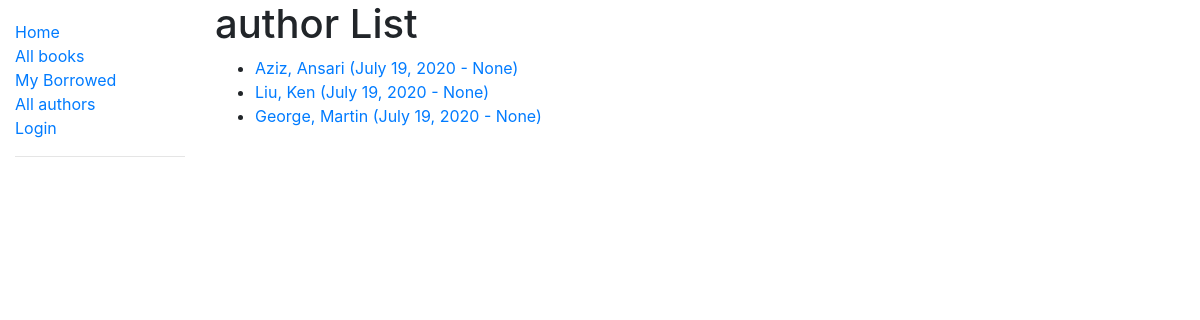
The app's page /catalog/authors/, older data.
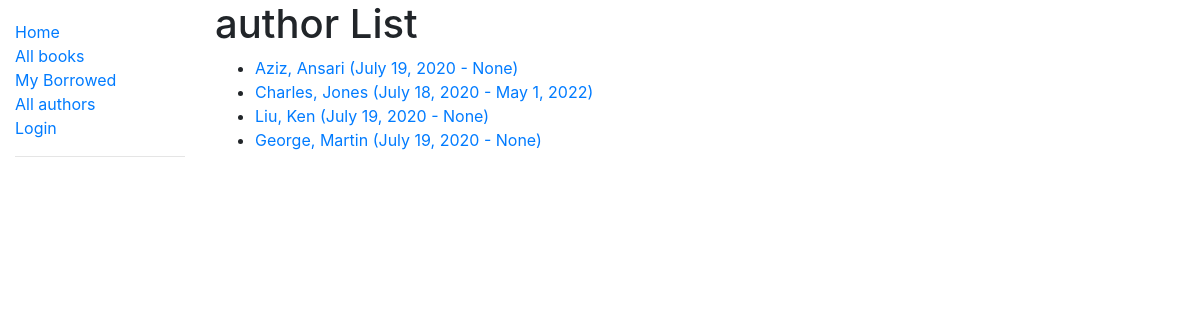
The same page, newer data.
### catalog/models.py (models this page shows, shortened)
class Author(models.Model):
    first_name = models.CharField(max_length=100)
    last_name = models.CharField(max_length=100)
    date_of_birth = models.DateField(null=True, blank=True)
    date_of_death = models.DateField('Died', null=True, blank=True)
    class Meta:
        ordering = ['last_name', 'first_name']
    def get_absolute_url(self):
        return reverse('author-detail', args=[str(self.id)])
    class Meta:
        ordering = ['last_name']

### catalog/views.py (the view)
# urls.py: path('authors/', views.AuthorListView.as_view(), name = 'authors'),
class AuthorListView(generic.ListView):
  model = Author

### catalog/templates/catalog/author_list.html (shortened to what this page needs)
{% extends "base_generic.html" %}
{% block content %}
  <h1>author List</h1>
  {% if author_list %}
  <ul>
    {% for author in author_list %}
      <li>
        <a href="{{ author.get_absolute_url }}">{{ author.first_name }}, {{ author.last_name }} ({{author.date_of_birth}} - {{author.date_of_death}})</a>
      </li>
    {% endfor %}
  </ul>
  {% else %}
    <p>There are no authors in the library.</p>
  {% endif %}
{% endblock %}

Row changes from the older to the newer data that the page shows:
added Author: first_name "Charles", last_name "Jones", date_of_birth "July 18, 2020", date_of_death "May 1, 2022"
